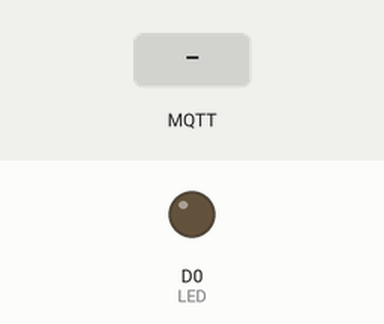
Recording of a sketch running on a simulated ESP8266 (NodeMCU). Shown: output pins drawn as LEDs (lit = HIGH). The inputs (shaded band) are chosen by the test bench. WiFi joins after 1.5 s; servers stay silent unless stated; no MQTT or app messages arrive unless stated; what the sketch prints to the serial monitor is not drawn.

Above: at 2.7 s.
2.8 s: MQTT message "state:on" arrives on the first subscribed topic
At 4.7 s:
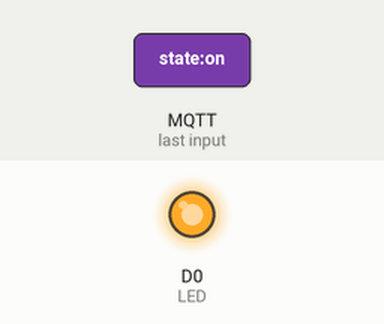
5.0 s: MQTT message "state:off" arrives on the first subscribed topic
At 6.3 s:
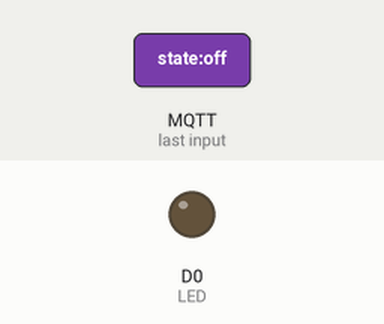
Timing chart, 0 to 8.0 s (numbered marks = the images above; inputs shaded):
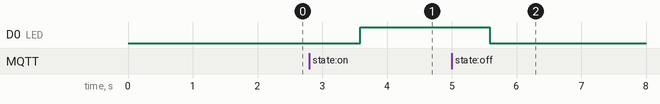

Measured:
- after the input at 2.8 s, D0 (LED): LOW → HIGH after 0.79 s
- after the input at 5.0 s, D0 (LED): HIGH → LOW after 0.59 s

The sketch:

garden-light.ino
```cpp
// Include used libraries
#include <ESP8266WiFi.h>
#include <PubSubClient.h>


// Pin definition
#define LED D0

// maximum received message length
#define MAX_MSG_LEN (128)

// Wifi configuration
const char* ssid = "IoT-WiFi";
const char* password = "Cisc0Nag2019IoT";

// MQTT Configuration
const char *serverHostname = "10.1.2.1";
const char *clientId = "garden-light";
const char *topic = "garden/light";

// Client instances for wifi and MQTT communication
WiFiClient espClient;
PubSubClient client(espClient);

// connect to wifi
void connectWifi() {
  delay(10);
  // Connecting to a WiFi network
  Serial.printf("\nConnecting to %s\n", ssid);
  WiFi.begin(ssid, password);
  while (WiFi.status() != WL_CONNECTED) {
    delay(250);
    Serial.print(".");
  }
  Serial.println("");
  Serial.print("WiFi connected on IP address ");
  Serial.println(WiFi.localIP());
}


// connect to MQTT server
void connectMQTT() {
  // Wait until we're connected
  while (!client.connected()) {
    Serial.printf("MQTT connecting as client %s...\n", clientId);
    // Attempt to connect
    if (client.connect(clientId)) {
      Serial.println("MQTT connected");
      // subscribe the topic
      client.subscribe(topic);
    } else {
      Serial.printf("MQTT failed, state %s, retrying...\n", client.state());
      // Wait before retrying
      delay(2500);
    }
  }
}

// This is called whenever a message is recieved
void callback(char *msgTopic, byte *msgPayload, unsigned int msgLength) {
  // copy payload to a static string
  static char message[MAX_MSG_LEN+1];
  if (msgLength > MAX_MSG_LEN) {
    msgLength = MAX_MSG_LEN;
  }
  strncpy(message, (char *)msgPayload, msgLength);
  message[msgLength] = '\0';

  Serial.printf("topic %s, message received: %s\n", msgTopic, message);

  // decode message
  if (strcmp(message, "state:off") == 0) {
    digitalWrite(LED, LOW);
  } else if (strcmp(message, "state:on") == 0) {
    digitalWrite(LED, HIGH);
  }
}

void setup() {
  // Set LED pin as output
  pinMode(LED, OUTPUT);
  digitalWrite(LED, LOW);
  // Configure serial port for debugging
  Serial.begin(9600);
  // Initialise wifi connection - this will wait until connected
  connectWifi();
  // connect to MQTT server
  client.setServer(serverHostname, 1883);
  client.setCallback(callback);
}

void loop() {
    // check connection to MQTT server
    if (!client.connected()) {
      connectMQTT();
    }
    // Client loop
    client.loop();
    // Wait
    delay(2000);
}
```
